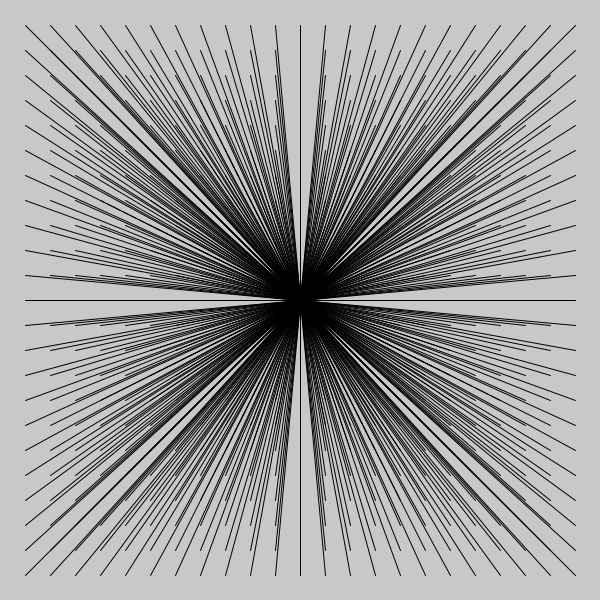
Frame 1 (no input)
Frame 60 (the mouse pressed at the canvas centre just before this capture): identical to frame 1, image omitted
Frame 120 (the mouse held since frame 60 and released just before this capture): identical to frame 1, image omitted

The Processing sketch that drew this single still picture (run headless with seeded random() and noise(); from frame 60 on, the mouse is pressed at the canvas centre):

// Processing sketch: ART331_14_VariablesAndLoops07
// ── ART331_14_VariablesAndLoops07.pde
void setup() {
  size(600,600);
  noFill();
}

void draw() {
  background(200);
  
  for(int i=25; i<=width-25; i+=25) {
    for(int j=25; j<=height-25; j+=25) {
      line(i, j, width/2, height/2);
    }
  }
}
